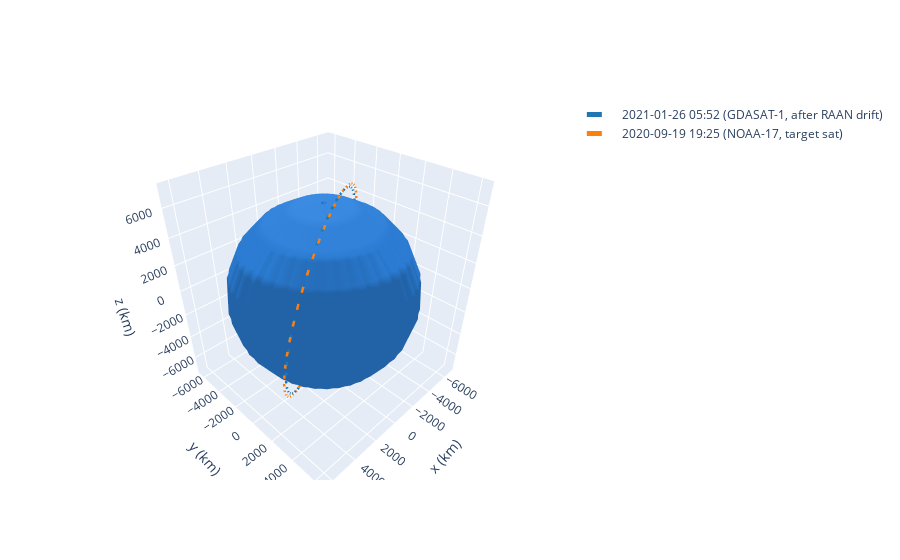

The notebook cell this image was saved under:
### Code cell
# Let's visualize the orbits. The virtually identical RAAN value makes the orbits almost co-planar. However,
# the only difference is their slightly different inclination: 98.59deg vs 97.71 deg.
plot = OrbitPlotter3D()
plot.plot(orb2, label="GDASAT-1, after RAAN drift")
plot.plot(orb_target, label="NOAA-17, target sat")
plot.show()

### Figure 1 — Plotly figure (JSON) as saved in the notebook; plotly's stock layout.template omitted (floating-point values rounded to 4 significant figures; data arrays with more than 128 entries replaced by an {"elided": "..."} marker saying what was removed)
{"data": [{"cauto": false, "cmax": 1, "cmin": 1, "colorscale": [[0, "#2a7bd1"], [1, "#2a7bd1"]], "name": "Earth", "showscale": false, "type": "surface", "x": {"elided": "20x20 float values"}, "y": {"elided": "20x20 float values"}, "z": {"elided": "20x20 float values"}}, {"line": {"color": "rgb(31, 119, 180)", "dash": "dash", "width": 5}, "mode": "lines", "name": "2021-01-26 05:52 (GDASAT-1, after RAAN drift)", "type": "scatter3d", "x": {"elided": "150 float values"}, "y": {"elided": "150 float values"}, "z": {"elided": "150 float values"}}, {"cauto": false, "cmax": 1, "cmin": 1, "colorscale": [[0, "rgb(31, 119, 180)"], [1, "rgb(31, 119, 180)"]], "name": "2021-01-26 05:52 (GDASAT-1, after RAAN drift)", "showscale": false, "type": "surface", "x": {"elided": "20x20 float values"}, "y": {"elided": "20x20 float values"}, "z": {"elided": "20x20 float values"}}, {"cauto": false, "cmax": 1, "cmin": 1, "colorscale": [[0, "#2a7bd1"], [1, "#2a7bd1"]], "name": "Earth", "showscale": false, "type": "surface", "x": {"elided": "20x20 float values"}, "y": {"elided": "20x20 float values"}, "z": {"elided": "20x20 float values"}}, {"cauto": false, "cmax": 1, "cmin": 1, "colorscale": [[0, "#2a7bd1"], [1, "#2a7bd1"]], "name": "Earth", "showscale": false, "type": "surface", "x": {"elided": "20x20 float values"}, "y": {"elided": "20x20 float values"}, "z": {"elided": "20x20 float values"}}, {"line": {"color": "rgb(255, 127, 14)", "dash": "dash", "width": 5}, "mode": "lines", "name": "2020-09-19 19:25 (NOAA-17, target sat)", "type": "scatter3d", "x": {"elided": "150 float values"}, "y": {"elided": "150 float values"}, "z": {"elided": "150 float values"}}, {"cauto": false, "cmax": 1, "cmin": 1, "colorscale": [[0, "rgb(255, 127, 14)"], [1, "rgb(255, 127, 14)"]], "name": "2020-09-19 19:25 (NOAA-17, target sat)", "showscale": false, "type": "surface", "x": {"elided": "20x20 float values"}, "y": {"elided": "20x20 float values"}, "z": {"elided": "20x20 float values"}}, {"cauto": false, "cmax": 1, "cmin": 1, "colorscale": [[0, "#2a7bd1"], [1, "#2a7bd1"]], "name": "Earth", "showscale": false, "type": "surface", "x": {"elided": "20x20 float values"}, "y": {"elided": "20x20 float values"}, "z": {"elided": "20x20 float values"}}, {"cauto": false, "cmax": 1, "cmin": 1, "colorscale": [[0, "#2a7bd1"], [1, "#2a7bd1"]], "name": "Earth", "showscale": false, "type": "surface", "x": {"elided": "20x20 float values"}, "y": {"elided": "20x20 float values"}, "z": {"elided": "20x20 float values"}}], "layout": {"autosize": true, "scene": {"aspectmode": "data", "xaxis": {"title": {"text": "x (km)"}}, "yaxis": {"title": {"text": "y (km)"}}, "zaxis": {"title": {"text": "z (km)"}}}}}
